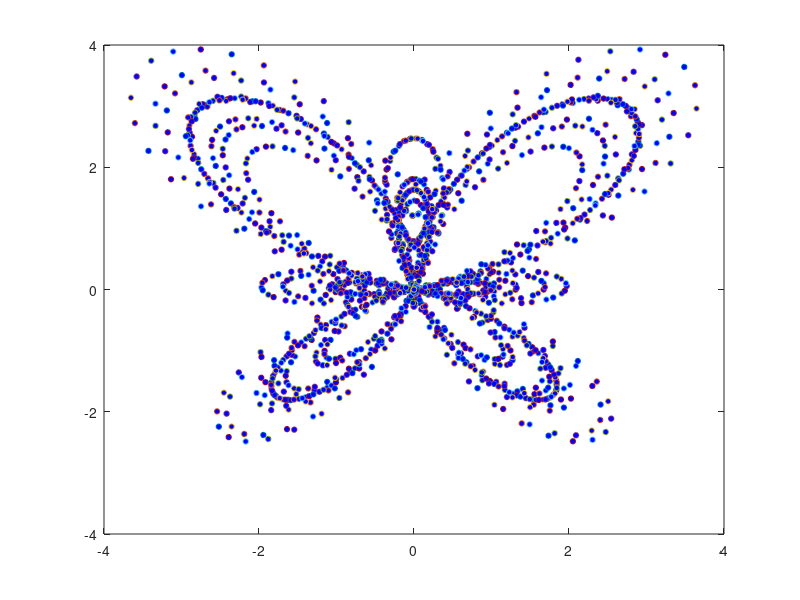

Reproduce this figure in MATLAB.
%3.23
delta = 1/16;

t(1) = 0;
x = @(t)sin(t)*(exp(cos(t))-2*cos(4*t)-sin(t/12)^5);
y = @(t)cos(t)*(exp(cos(t))-2*cos(4*t)-sin(t/12)^5);

plot(x(0), y(0), 'o', 'MarkerFace', 'b', 'MarkerSize',4);
hold on
axis([-4 4 -4 4]);
M(1) = getframe;

for i=2:1600
    t(i) = t(i-1)+1/16;
    plot(x(t(i)), y(t(i)), 'o', 'MarkerFace', 'b', 'MarkerSize',4);
    axis([-4 4 -4 4]);
    M(i) = getframe;
end

movie(M, 1);
